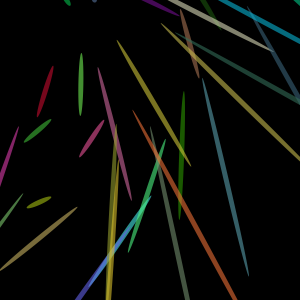
Frame 1 (no input)
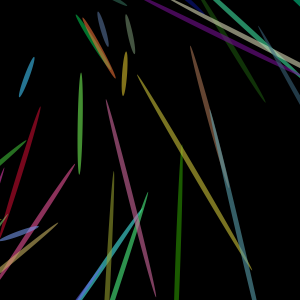
Frame 60 (the mouse pressed at the canvas centre just before this capture)
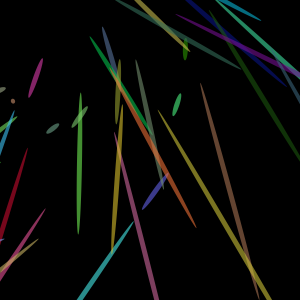
Frame 120 (the mouse held since frame 60 and released just before this capture)

The Processing sketch that drew these frames (run headless with seeded random() and noise(); from frame 60 on, the mouse is pressed at the canvas centre):

// Processing sketch: processing_39765
// ── processing_39765.pde

int num = 100; //set 100 variables
float[] x = new float[num];
float[] y = new float[num]; 
float[] speed = new float[num];
color[] c = new color[num]; 

void setup() {
size(300, 300);
colorMode(RGB);
smooth();
for (int i=0; i < num;i++) {//set where it starts and the color
x[i] = random(50,250);
y[i] = i * (height/num);
speed[i] = random(0.5, 2);
c[i] = color(random(255), random(255), random(255),150); 
}
}

void draw() {
background(0);
for (int i=0; i < num; i++) {
noStroke();
fill(c[i]);
rotate(2);
ellipse(x[i], y[i]+20, 5, y[i]); //set the stars and elongate them
y[i] = y[i] + speed[i];
if (y[i] > height + 10) {
y[i] = -10;
}
}
}
